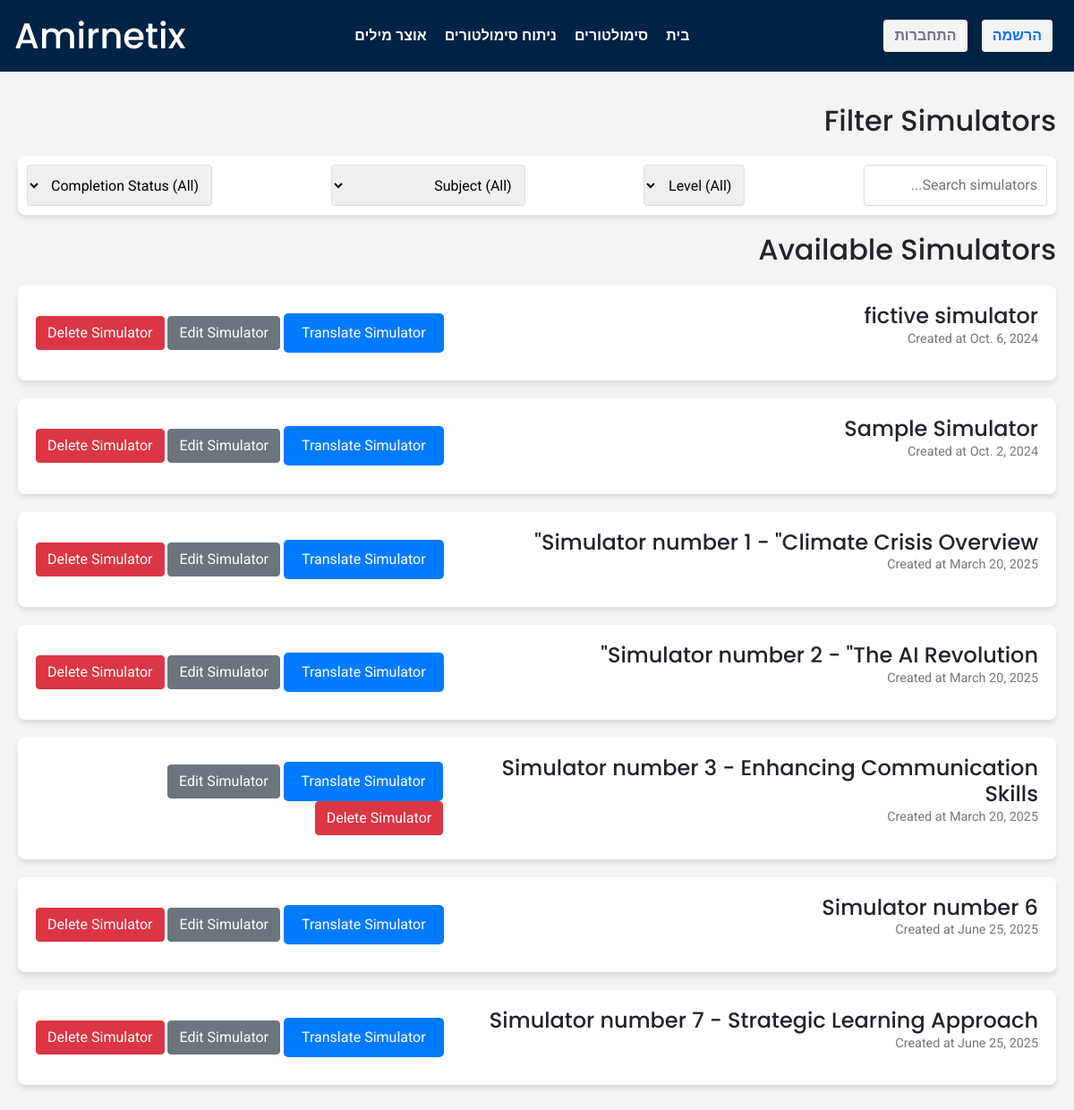
Before: /Management/ with the older database file.
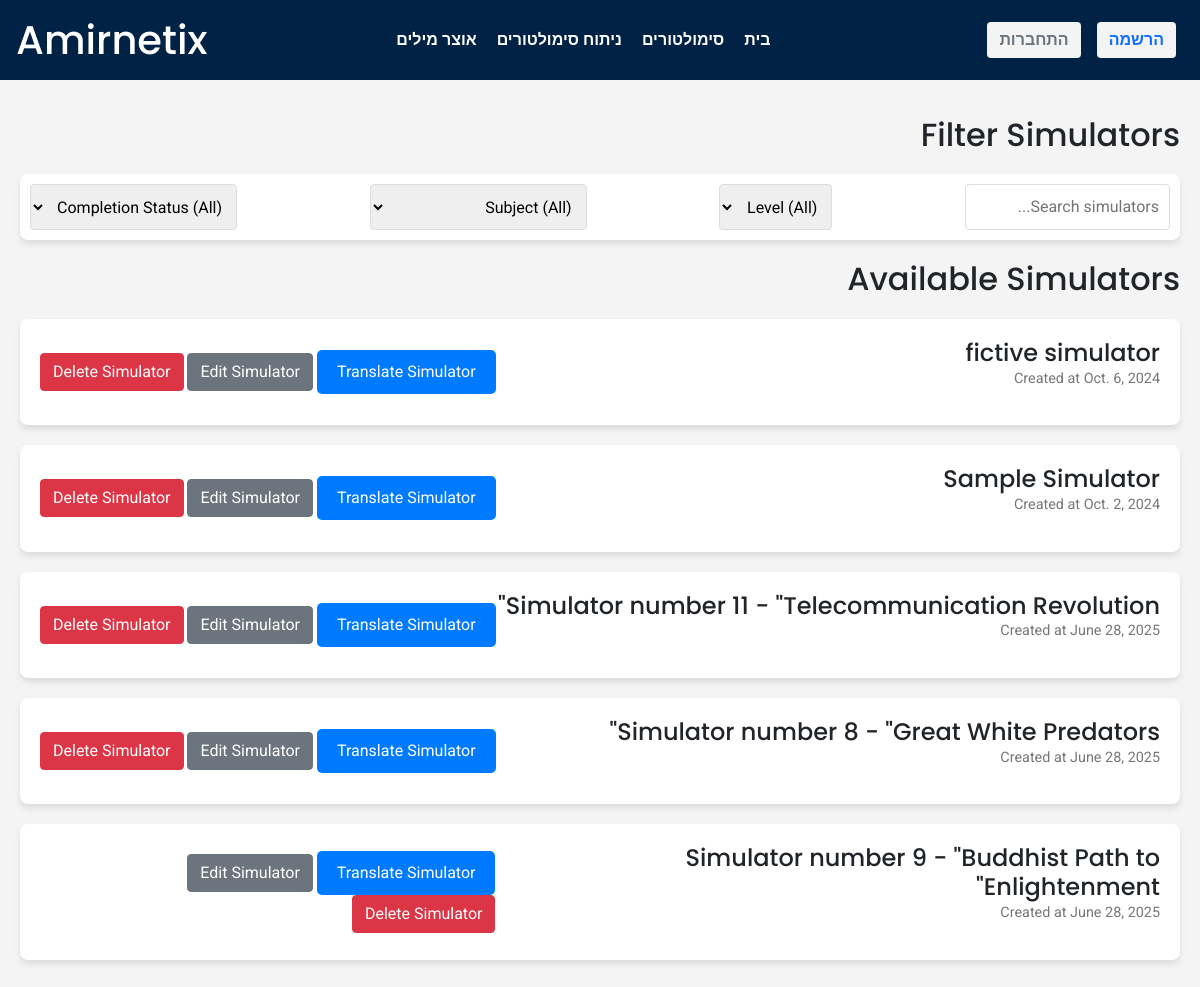
After: the same page with the newer database file.
### Simulator/models.py (models this page shows, shortened)
class Simulator(models.Model):
    name = models.CharField(max_length=100)
    description = models.TextField(blank=True, null=True)
    level = models.IntegerField(choices=SimulatorLevel.choices, default=SimulatorLevel.MIX)
    create_date = models.DateField(auto_now_add=True)

### Management/views.py (the view)
# urls.py: path("", views.index,name='analysis'),
def index(request):
    try:
        simulators = Simulator.objects.all()
        return render(request,'Management/index.html',{
            'simulators' : simulators
        })
    except:
        return render(request,'Management/index.html')

### Management/templates/Management/index.html (shortened to what this page needs)
{% extends "Management/layout.html" %}
{% block body %}
    <div class="container">
    <div class="section">
        <h2>Filter Simulators</h2>
        <div class="filter-section">
            <input type="text" id="search-bar" placeholder="Search simulators..." onkeyup="filterSimulators()">
            <select name="level" id="level-filter" onchange="filterSimulators()">
                <option value="all">Level (All)</option>
            </select>
            <select name="subject" id="subject-filter" onchange="filterSimulators()">
                <option value="all">Subject (All)</option>
            </select>
            <select name="status" id="status-filter" onchange="filterSimulators()">
                <option value="all">Completion Status (All)</option>
            </select>
        </div>
    </div>
        <h2>Available Simulators</h2>
        {% if simulators %}
        <div id="simulator-list" class="simulator-list">
            {% for simulator in simulators %}
            <div id="{{simulator.id}}" class="simulator-card" data-level="{{simulator.level}}" data-subject="mix" data-status="not-done">
                <div>
                    <h3>{{simulator.name}}</h3>
                    <p class="details">Created at {{simulator.create_date}}</p>
                </div>
                <div class="buttons">
                    <a class="btn btn-primary" href="{% url 'translate' simulator_id=simulator.id %}">Translate Simulator</a>
                    <a class="btn btn-secondary" href="{% url 'edit_test' simulator_id=simulator.id %}">Edit Simulator</a>
                    <a class="btn btn-danger" href="{% url 'delete_test' simulator_id=simulator.id %}">Delete Simulator</a>
                </div>
            </div>
            {% endfor %}
        </div>
        {% endif %}
    </div>
{% endblock %}

Changed rows visible on the page:
removed Simulator: name "Simulator number 1 - \"Climate Crisis Overview\"", create_date "March 20, 2025"
removed Simulator: name "Simulator number 2 - \"The AI Revolution\"", create_date "March 20, 2025"
removed Simulator: name "Simulator number 3 - Enhancing Communication Skills", create_date "March 20, 2025"
removed Simulator: name "Simulator number 6", create_date "June 25, 2025"
removed Simulator: name "Simulator number 7 - Strategic Learning Approach", create_date "June 25, 2025"
added Simulator: name "Simulator number 11 - \"Telecommunication Revolution\"", create_date "June 28, 2025"
added Simulator: name "Simulator number 8 - \"Great White Predators\"", create_date "June 28, 2025"
added Simulator: name "Simulator number 9 - \"Buddhist Path to Enlightenment\"", create_date "June 28, 2025"
